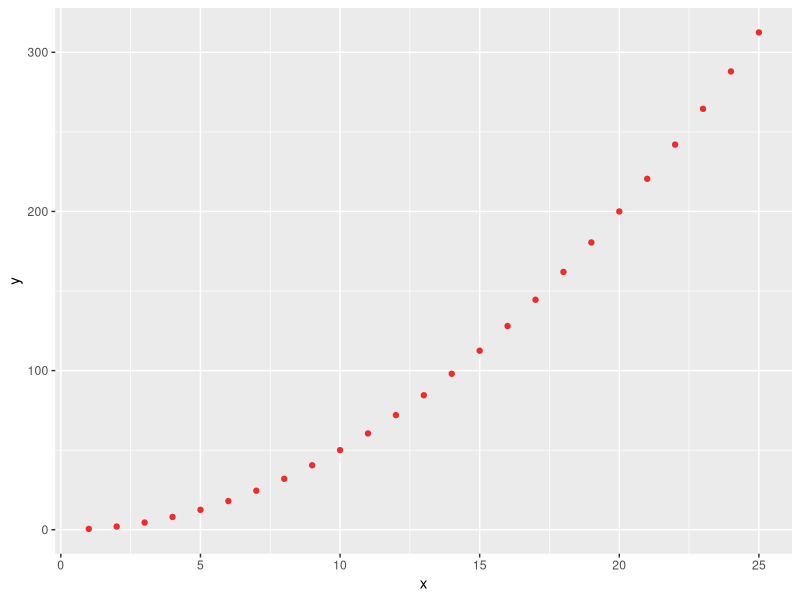

Source code (R):
library(tidyverse)
x <- 1:25
y <- (x^2) / 2
qplot(x, y, col = I("firebrick2"))
# idk wtf im doing with all this git stuff













